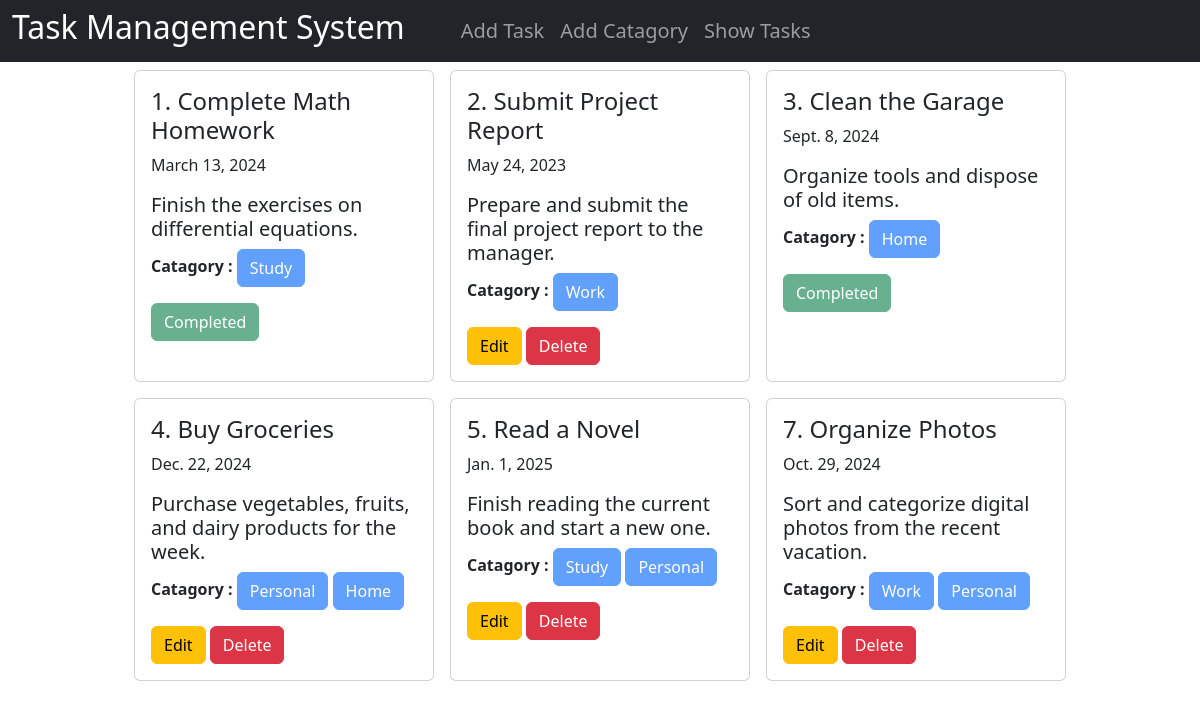
The page / on the database its author committed.
### task/models.py (models this page shows, shortened)
class task_model(models.Model):
    Title = models.CharField(max_length=100)
    Description = models.TextField()
    Assign_date = models.DateField()
    is_completed = models.BooleanField(default=False)
    Catagory = models.ManyToManyField(catagory_model)

### catagory/models.py (models this page shows, shortened)
class catagory_model(models.Model):
    name = models.CharField(max_length=100)

### task_management_system/views.py (the view)
# urls.py: 2. Add a URL to urlpatterns:  path('', views.home, name='home')
def home(request):
    data = task_model.objects.all()
    return render(request,"home.html",{'data' : data})

### templates/home.html
{% extends 'base.html' %}
{% load crispy_forms_tags %}
{% block content %}
    <div class="d-flex flex-wrap justify-content-center">
        {% for task in data %}
        <div class="card m-2 col-3">
            <div class="card-body">
              <h4 class="card-title"> {{task.id}}. {{task.Title}}</h4>
              <p class="card-text">{{task.Assign_date}}</p>
              <small class="card-text"><b><h5>{{task.Description}}</h5></b></small>
              <p class="card-text"><b>Catagory :</b>
                {% for cat in task.Catagory.all %}
                    <button class="btn btn-primary small" disabled> {{cat.name}}</button>
                {% endfor %}
              </p>
              {% if task.is_completed == False %}
                <a href="{% url 'edit_task' task.id%}" class="btn btn-warning">Edit</a>
                <a href="{% url 'delete_task' task.id%}" class="btn btn-danger">Delete</a>
              {% else %}
              <button class="btn btn-success small" disabled> Completed</button>
              {%endif%}
            </div>
        </div>
        {% endfor %}
    </div>
{% endblock %}

### templates/base.html (shortened to what this page needs)
<!DOCTYPE html>
<html lang="en">
<head>
    <link href="https://cdn.jsdelivr.net/npm/bootstrap@5.3.3/dist/css/bootstrap.min.css"
     rel="stylesheet"
>
</head>
<body>
    <nav class="navbar navbar-expand-lg navbar-dark bg-dark">
        <div class="container-fluid">
          <h2 class="text-white"> Task Management System  </h2>
          <div class="collapse navbar-collapse ms-5 fs-5" id="navbarSupportedContent">
            <ul class="navbar-nav me-auto mb-2 mb-lg-0">
              <li class="nav-item">
                <a class="nav-link" aria-current="page" href="{% url 'task' %}">Add Task</a>
              </li>
              <li class="nav-item">
                <a class="nav-link" aria-current="page" href="{% url 'catagory' %}">Add Catagory</a>
              </li>
              <li class="nav-item">
                <a class="nav-link" aria-current="page" href="{% url 'homepage' %}">Show Tasks</a>
              </li>
            </ul>
          </div>
        </div>
      </nav>
      {% block content %}
      {% endblock %}
</body>
</html>

### rows shown on the page
task_model: id "1", Title "Complete Math Homework", Assign_date "March 13, 2024", Description "Finish the exercises on differential equations.", is_completed "Completed"
catagory_model: name "Study"
task_model: id "2", Title "Submit Project Report", Assign_date "May 24, 2023", Description "Prepare and submit the final project report to the manager.", is_completed "Edit"
catagory_model: name "Work"
task_model: id "3", Title "Clean the Garage", Assign_date "Sept. 8, 2024", Description "Organize tools and dispose of old items.", is_completed "Completed"
catagory_model: name "Home"
task_model: id "4", Title "Buy Groceries", Assign_date "Dec. 22, 2024", Description "Purchase vegetables, fruits, and dairy products for the week.", is_completed "Edit"
catagory_model: name "Personal"
task_model: id "5", Title "Read a Novel", Assign_date "Jan. 1, 2025", Description "Finish reading the current book and start a new one.", is_completed "Edit"
task_model: id "7", Title "Organize Photos", Assign_date "Oct. 29, 2024", Description "Sort and categorize digital photos from the recent vacation.", is_completed "Edit"
